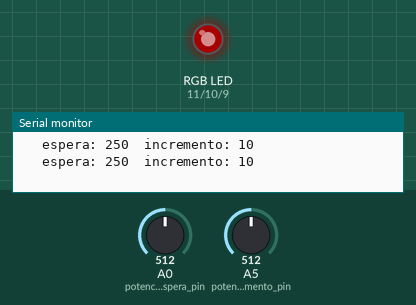
Simulated run of this sketch. Board: Arduino Uno, built with avr-gcc and run on an emulated ATmega328P. Shown: an RGB LED mixed from three pins (HIGH = lit), the last lines printed to the serial monitor. Inputs (shaded band) come from the test bench; at power-on: A0 (potenciometro_espera_pin) = 512, A5 (potenciometro_incremento_pin) = 512. Dim RGB values are drawn brighter than linear.

Above: at 1.2 s.
1.3 s: A0 (potenciometro_espera_pin) set to 122
At 2.2 s:
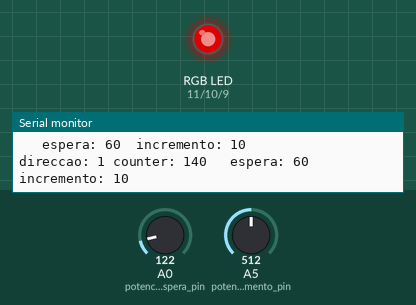
4.3 s: A5 (potenciometro_incremento_pin) set to 716
7.3 s: A0 (potenciometro_espera_pin) set to 265
At 7.33 s:
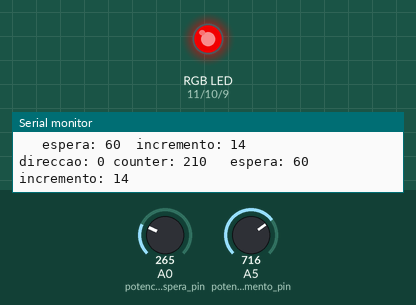
10.3 s: A5 (potenciometro_incremento_pin) set to 900
At 10.79 s:
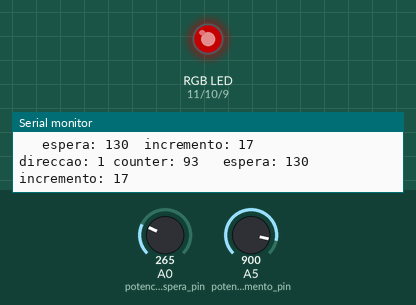
13.3 s: A0 (potenciometro_espera_pin) set to 511
16.3 s: A5 (potenciometro_incremento_pin) set to 1023
Timing chart, 0 to 20.3 s (numbered marks = the images above; inputs shaded):
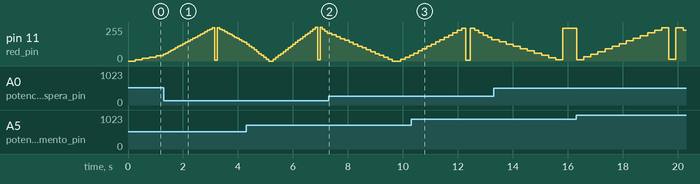

The sketch:

008_led_rgb_chrono.ino
```cpp
#include <Chrono.h>

Chrono red_metro;
Chrono red_metro_update;

int red_pin = 11;
int green_pin = 10;
int blue_pin = 9;
int potenciometro_espera_pin = A0;
int potenciometro_incremento_pin = A5;
int espera;
int incremento;

void setup() {
  Serial.begin(9600);
  pinMode(red_pin, OUTPUT);
  pinMode(green_pin, OUTPUT);
  pinMode(blue_pin, OUTPUT);
}

void loop() {
  if (red_metro.hasPassed(espera) ) {
    red_metro.restart();
    red_loop();
  }
  if (red_metro_update.hasPassed(5) ) {
    red_metro_update.restart();
    actualizar_variaveis();
  }
}

int direccao = 0; // 0 = diminui , 1 = aumenta
int counter = 0;

void red_loop()
{
  if (direccao == 1 && counter < 255)
  {
    counter += incremento;
  }
  else
  {
    direccao = 0;
  }

  if (direccao == 0 && counter > 0)
  {
    counter -= incremento;
  }
  else
  {
    direccao = 1;
  }

  analogWrite(red_pin, counter);

  Serial.print("direccao: ");
  Serial.print(direccao);
  Serial.print(" counter: ");
  Serial.print(counter);

}

void actualizar_variaveis()
{
  espera = map(analogRead(potenciometro_espera_pin), 0, 1023, 1, 500);
    Serial.print("   espera: ");
    Serial.print(espera);
  incremento = map(analogRead(potenciometro_incremento_pin), 0, 1023, 1, 20);
    Serial.print("  incremento: ");
    Serial.println(incremento);
}
```
